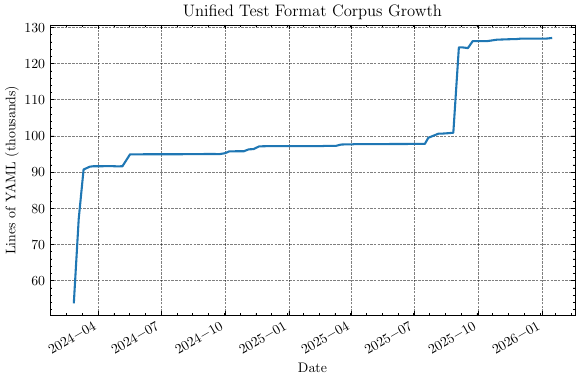

Python code for this plot:
#!/usr/bin/env python3
"""
Count non-comment, non-whitespace lines in Unified Test Format (UTF) YAML files
across the git history of the MongoDB specifications repository.

This script samples at most one commit per ISO week, identifies UTF files by
checking for the required `schemaVersion` field, outputs a CSV, and generates
a PDF chart showing corpus growth over time.

Usage:
    python scripts/count_utf_lines.py --output FILE [--repo-path PATH]

Output:
    - CSV file with columns: commit_hash, date, iso_week, num_files, total_lines
    - PDF chart: scripts/count_utf_lines.pdf
"""

import argparse
import csv
import re
import shutil
import subprocess
import sys
import tempfile
import time
import warnings
from datetime import datetime
from pathlib import Path

from ruamel.yaml import YAML
from ruamel.yaml.error import ReusedAnchorWarning

# Version for traceability in output
SCRIPT_VERSION = "1.5.0"

# Regex to validate schemaVersion format: X.Y or X.Y.Z
SCHEMA_VERSION_PATTERN = re.compile(r"^\d+\.\d+(\.\d+)?$")

# Directories to skip (contain test fixtures for the format itself, not real tests)
SKIP_DIRS = {"unified-test-format"}


def log_verbose(message: str, verbose: bool) -> None:
    """Log a verbose message to stderr if verbose mode is enabled."""
    if verbose:
        print(f"[VERBOSE] {message}", file=sys.stderr)


def get_all_commits_with_dates(repo_path: Path) -> list[tuple[str, str]]:
    """
    Get all commits with their ISO dates, oldest first.

    Returns list of (commit_hash, iso_date) tuples.
    """
    result = subprocess.run(
        ["git", "log", "--format=%H %aI", "--reverse"],
        cwd=repo_path,
        capture_output=True,
        text=True,
        check=True,
    )
    commits = []
    for line in result.stdout.strip().split("\n"):
        if line:
            parts = line.split(" ", 1)
            if len(parts) == 2:
                commits.append((parts[0], parts[1]))
    return commits


def get_iso_week(iso_date: str) -> str:
    """
    Extract ISO week string (YYYY-WNN) from an ISO date.
    """
    # Parse ISO date: 2020-11-06T10:30:00-05:00
    date_str = iso_date

    # Handle timezone offset in ISO format
    if "+" in date_str or date_str.count("-") > 2:
        # Remove timezone for parsing
        if "+" in date_str:
            date_str = date_str.split("+")[0]
        elif date_str.count("-") > 2:
            # Find the last hyphen that's part of timezone
            # Format: 2020-11-06T10:30:00-05:00
            if "T" in date_str:
                date_part, time_part = date_str.split("T")
                if "-" in time_part:
                    time_part = time_part.rsplit("-", 1)[0]
                date_str = f"{date_part}T{time_part}"

    # Remove any trailing Z
    date_str = date_str.rstrip("Z")

    # Parse the datetime
    try:
        dt = datetime.fromisoformat(date_str)
    except ValueError:
        # Fallback: just use the date portion
        dt = datetime.fromisoformat(iso_date[:10])

    # Get ISO calendar week
    iso_cal = dt.isocalendar()
    return f"{iso_cal[0]}-W{iso_cal[1]:02d}"


def sample_weekly_commits(
    commits: list[tuple[str, str]],
) -> list[tuple[str, str, str]]:
    """
    Sample at most one commit per ISO week (the first commit of each week).

    Returns list of (commit_hash, iso_date, iso_week) tuples.
    """
    weekly_commits = {}  # iso_week -> (commit_hash, iso_date)

    for commit_hash, iso_date in commits:
        iso_week = get_iso_week(iso_date)
        if iso_week not in weekly_commits:
            weekly_commits[iso_week] = (commit_hash, iso_date)

    # Sort by ISO week for deterministic output
    result = []
    for iso_week in sorted(weekly_commits.keys()):
        commit_hash, iso_date = weekly_commits[iso_week]
        result.append((commit_hash, iso_date, iso_week))

    return result


def find_yml_files(repo_path: Path) -> list[Path]:
    """
    Find all .yml files in the repository, sorted for reproducibility.
    """
    yml_files = sorted(repo_path.rglob("*.yml"))
    # Also check for .yaml extension
    yaml_files = sorted(repo_path.rglob("*.yaml"))
    return sorted(set(yml_files + yaml_files))


def is_utf_file(file_path: Path, verbose: bool = False) -> bool:
    """
    Check if a YAML file is a Unified Test Format file.

    UTF files are identified by:
    - Having a `schemaVersion` field at root level matching X.Y or X.Y.Z
    - Having `tests` and `description` fields at root level
    """
    yaml = YAML()
    yaml.preserve_quotes = True
    with open(file_path, "r", encoding="utf-8") as f:
        # Suppress ReusedAnchorWarning - duplicate anchors are valid in YAML 1.2
        with warnings.catch_warnings():
            warnings.filterwarnings("ignore", category=ReusedAnchorWarning)
            content = yaml.load(f)

    if not isinstance(content, dict):
        log_verbose(f"  Not a dict: {file_path}", verbose)
        return False

    # Check for schemaVersion (required, unique to UTF)
    schema_version = content.get("schemaVersion")
    if schema_version is None:
        log_verbose(f"  No schemaVersion: {file_path}", verbose)
        return False

    if not SCHEMA_VERSION_PATTERN.match(str(schema_version)):
        log_verbose(f"  Invalid schemaVersion '{schema_version}': {file_path}", verbose)
        return False

    # Check for required fields
    if "tests" not in content:
        log_verbose(f"  No 'tests' field: {file_path}", verbose)
        return False
    if "description" not in content:
        log_verbose(f"  No 'description' field: {file_path}", verbose)
        return False

    log_verbose(f"  IS UTF (schemaVersion={schema_version}): {file_path}", verbose)
    return True


def count_non_comment_lines(file_path: Path) -> int:
    """
    Count non-empty, non-comment lines in a file.

    Excludes:
    - Empty lines (after stripping whitespace)
    - Lines starting with # (comments)
    """
    count = 0
    with open(file_path, "r", encoding="utf-8") as f:
        for line in f:
            stripped = line.strip()
            if stripped and not stripped.startswith("#"):
                count += 1
    return count


def process_commit(
    source_repo: Path,
    work_repo: Path,
    commit_hash: str,
    verbose: bool = False,
    max_files: int | None = None,
) -> tuple[int, int]:
    """
    Checkout a commit and count UTF files and lines.

    Returns (num_files, total_lines).
    
    If max_files is set, stops after processing that many UTF files.
    """
    # Checkout the commit
    subprocess.run(
        ["git", "checkout", "--force", "--quiet", commit_hash],
        cwd=work_repo,
        check=True,
        capture_output=True,
    )

    # Find and process UTF files
    yml_files = find_yml_files(work_repo)
    log_verbose(f"Found {len(yml_files)} YAML files in commit", verbose)

    num_files = 0
    total_lines = 0

    for yml_file in yml_files:
        # Skip files in .git directory or in SKIP_DIRS
        if ".git" in yml_file.parts:
            continue
        if any(skip_dir in yml_file.parts for skip_dir in SKIP_DIRS):
            continue

        log_verbose(f"Checking: {yml_file.relative_to(work_repo)}", verbose)
        
        if is_utf_file(yml_file, verbose=verbose):
            lines = count_non_comment_lines(yml_file)
            log_verbose(f"  Line count: {lines}", verbose)
            num_files += 1
            total_lines += lines
            
            if max_files is not None and num_files >= max_files:
                log_verbose(f"Stopping after {max_files} UTF file(s) (--max-files-per-commit)", verbose)
                return num_files, total_lines

    return num_files, total_lines


def generate_chart(csv_path: Path) -> None:
    """
    Generate a PDF chart from the CSV data showing UTF corpus growth over time.
    
    Args:
        csv_path: Path to the CSV file with UTF growth data
    
    Output:
        Saves chart to scripts/count_utf_lines.pdf
    """
    import matplotlib.pyplot as plt
    import scienceplots  # noqa: F401 - registers styles
    
    # Use science style with grid
    plt.style.use(['science', 'grid'])
    
    # Read CSV data
    dates = []
    total_lines = []
    
    with open(csv_path, "r") as f:
        reader = csv.DictReader(line for line in f if not line.startswith("#"))
        for row in reader:
            dates.append(datetime.strptime(row["date"], "%Y-%m-%d"))
            total_lines.append(int(row["total_lines"]))
    
    # Create figure
    fig, ax = plt.subplots(figsize=(6, 4))
    
    # Plot lines (in thousands)
    lines_k = [x / 1000 for x in total_lines]
    ax.plot(dates, lines_k, linewidth=1.5, color='#1f77b4')
    
    # Labels and title
    ax.set_xlabel('Date')
    ax.set_ylabel('Lines of YAML (thousands)')
    ax.set_title('Unified Test Format Corpus Growth')
    
    # Format x-axis dates
    fig.autofmt_xdate()
    
    # Tight layout
    plt.tight_layout()
    
    # Always save to scripts/count_utf_lines.pdf
    script_dir = Path(__file__).parent
    output_path = script_dir / "count_utf_lines.pdf"
    plt.savefig(output_path, dpi=300, bbox_inches='tight')
    print(f"Chart saved to {output_path}", file=sys.stderr)


def main() -> None:
    parser = argparse.ArgumentParser(
        description="Count UTF YAML file lines across git history"
    )
    parser.add_argument(
        "--output",
        "-o",
        type=str,
        help="Output CSV file path (default: stdout)",
    )
    parser.add_argument(
        "--repo-path",
        type=str,
        default=".",
        help="Path to the specifications repository (default: current directory)",
    )
    parser.add_argument(
        "--keep-temp",
        action="store_true",
        help="Keep temporary directory after completion (for debugging)",
    )
    parser.add_argument(
        "--verbose",
        "-v",
        action="store_true",
        help="Enable verbose output showing file-by-file decisions",
    )
    parser.add_argument(
        "--max-commits",
        type=int,
        default=None,
        help="Maximum number of commits to process (default: all)",
    )
    parser.add_argument(
        "--max-files-per-commit",
        type=int,
        default=None,
        help="Maximum UTF files to process per commit (default: all)",
    )
    parser.add_argument(
        "--overwrite-results",
        action="store_true",
        help="Overwrite existing CSV instead of skipping already-processed commits",
    )
    args = parser.parse_args()

    # Require --output for CSV
    if not args.output:
        print("Error: --output is required to specify the CSV file path", file=sys.stderr)
        sys.exit(1)

    verbose = args.verbose
    source_repo = Path(args.repo_path).resolve()
    start_time = time.time()

    if not (source_repo / ".git").exists():
        print(f"Error: {source_repo} is not a git repository", file=sys.stderr)
        sys.exit(1)

    print(f"Source repository: {source_repo}", file=sys.stderr)

    # Get all commits
    print("Fetching commit history...", file=sys.stderr)
    all_commits = get_all_commits_with_dates(source_repo)
    print(f"Found {len(all_commits)} total commits", file=sys.stderr)

    # Sample weekly commits
    weekly_commits = sample_weekly_commits(all_commits)
    print(f"Sampled {len(weekly_commits)} weekly commits", file=sys.stderr)

    # Apply --max-commits limit (take from the end for recent commits)
    if args.max_commits is not None:
        weekly_commits = weekly_commits[-args.max_commits:]
        print(f"Limited to {len(weekly_commits)} commits (--max-commits)", file=sys.stderr)

    # Load existing results if output file exists (incremental mode)
    existing_results = {}  # iso_week -> result dict
    if args.output and Path(args.output).exists() and not args.overwrite_results:
        with open(args.output, "r") as f:
            # Skip comment lines
            reader = csv.DictReader(
                line for line in f if not line.startswith("#")
            )
            for row in reader:
                row["num_files"] = int(row["num_files"])
                row["total_lines"] = int(row["total_lines"])
                existing_results[row["iso_week"]] = row
        print(f"Loaded {len(existing_results)} existing results from {args.output}", file=sys.stderr)

    # Filter out already-processed commits
    commits_to_process = [
        (h, d, w) for h, d, w in weekly_commits if w not in existing_results
    ]
    if len(commits_to_process) < len(weekly_commits):
        print(
            f"Skipping {len(weekly_commits) - len(commits_to_process)} already-processed commits",
            file=sys.stderr,
        )

    # If nothing to process, just report and exit
    if not commits_to_process:
        print("No new commits to process", file=sys.stderr)
        # Still print summary from existing results
        results = sorted(existing_results.values(), key=lambda r: r["iso_week"])
        utf_results = [r for r in results if r["num_files"] > 0]
        if utf_results:
            print(
                f"First UTF files appeared: {utf_results[0]['iso_week']} "
                f"({utf_results[0]['num_files']} files, {utf_results[0]['total_lines']} lines)",
                file=sys.stderr,
            )
            print(
                f"Latest sample: {utf_results[-1]['iso_week']} "
                f"({utf_results[-1]['num_files']} files, {utf_results[-1]['total_lines']} lines)",
                file=sys.stderr,
            )
        # Generate chart from existing data
        generate_chart(Path(args.output))
        return

    # Create temporary directory and clone repo
    temp_dir = tempfile.mkdtemp(prefix="utf_count_")
    work_repo = Path(temp_dir) / "repo"

    print(f"Working directory: {temp_dir}", file=sys.stderr)

    try:
        # Clone the repository (local clone is fast)
        print("Cloning repository to temp directory...", file=sys.stderr)
        subprocess.run(
            ["git", "clone", "--quiet", str(source_repo), str(work_repo)],
            check=True,
            capture_output=True,
        )

        # Process each weekly commit
        results = []

        for i, (commit_hash, iso_date, iso_week) in enumerate(commits_to_process):
            # Progress indicator
            if (i + 1) % 50 == 0 or i == 0:
                print(
                    f"Processing commit {i + 1}/{len(commits_to_process)} "
                    f"({iso_week})...",
                    file=sys.stderr,
                )

            num_files, total_lines = process_commit(
                source_repo, work_repo, commit_hash,
                verbose=verbose,
                max_files=args.max_files_per_commit,
            )

            results.append(
                {
                    "commit_hash": commit_hash,
                    "date": iso_date[:10],  # Just the date portion
                    "iso_week": iso_week,
                    "num_files": num_files,
                    "total_lines": total_lines,
                }
            )

        # Merge new results with existing results
        for result in results:
            existing_results[result["iso_week"]] = result
        
        # Sort all results by iso_week
        all_results = sorted(existing_results.values(), key=lambda r: r["iso_week"])

        # Write output
        output_file = (
            open(args.output, "w", newline="") if args.output else sys.stdout
        )

        try:
            # Write header comment
            if args.output:
                output_file.write(
                    f"# Generated by count_utf_lines.py v{SCRIPT_VERSION}\n"
                )
                output_file.write(f"# Source: {source_repo}\n")

            writer = csv.DictWriter(
                output_file,
                fieldnames=[
                    "commit_hash",
                    "date",
                    "iso_week",
                    "num_files",
                    "total_lines",
                ],
            )
            writer.writeheader()
            writer.writerows(all_results)
        finally:
            if args.output:
                output_file.close()

        print(f"Processed {len(results)} new commits, {len(all_results)} total weekly samples", file=sys.stderr)

        # Summary statistics
        utf_results = [r for r in all_results if r["num_files"] > 0]
        if utf_results:
            first_utf = utf_results[0]
            last_utf = utf_results[-1]
            print(
                f"First UTF files appeared: {first_utf['iso_week']} "
                f"({first_utf['num_files']} files, {first_utf['total_lines']} lines)",
                file=sys.stderr,
            )
            print(
                f"Latest sample: {last_utf['iso_week']} "
                f"({last_utf['num_files']} files, {last_utf['total_lines']} lines)",
                file=sys.stderr,
            )
        else:
            print("No UTF files found in any commit", file=sys.stderr)

        elapsed = time.time() - start_time
        print(f"Elapsed time: {elapsed:.1f}s", file=sys.stderr)

        # Generate chart
        generate_chart(Path(args.output))

    finally:
        if args.keep_temp:
            print(f"Keeping temp directory: {temp_dir}", file=sys.stderr)
        else:
            print("Cleaning up temp directory...", file=sys.stderr)
            shutil.rmtree(temp_dir, ignore_errors=True)


if __name__ == "__main__":
    main()
